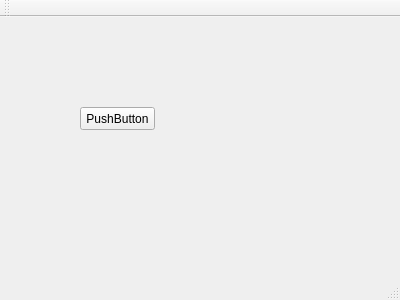
<?xml version="1.0" encoding="UTF-8"?>
<ui version="4.0">
 <class>MainWindow</class>
 <widget class="QMainWindow" name="MainWindow">
  <property name="geometry">
   <rect>
    <x>0</x>
    <y>0</y>
    <width>400</width>
    <height>300</height>
   </rect>
  </property>
  <property name="windowTitle">
   <string>MainWindow</string>
  </property>
  <widget class="QWidget" name="centralWidget">
   <widget class="QPushButton" name="pushButton">
    <property name="geometry">
     <rect>
      <x>80</x>
      <y>90</y>
      <width>75</width>
      <height>23</height>
     </rect>
    </property>
    <property name="text">
     <string>PushButton</string>
    </property>
   </widget>
  </widget>
  <widget class="QMenuBar" name="menuBar">
   <property name="geometry">
    <rect>
     <x>0</x>
     <y>0</y>
     <width>400</width>
     <height>23</height>
    </rect>
   </property>
  </widget>
  <widget class="QToolBar" name="mainToolBar">
   <attribute name="toolBarArea">
    <enum>TopToolBarArea</enum>
   </attribute>
   <attribute name="toolBarBreak">
    <bool>false</bool>
   </attribute>
  </widget>
  <widget class="QStatusBar" name="statusBar"/>
 </widget>
 <layoutdefault spacing="6" margin="11"/>
 <resources/>
 <connections/>
</ui>
